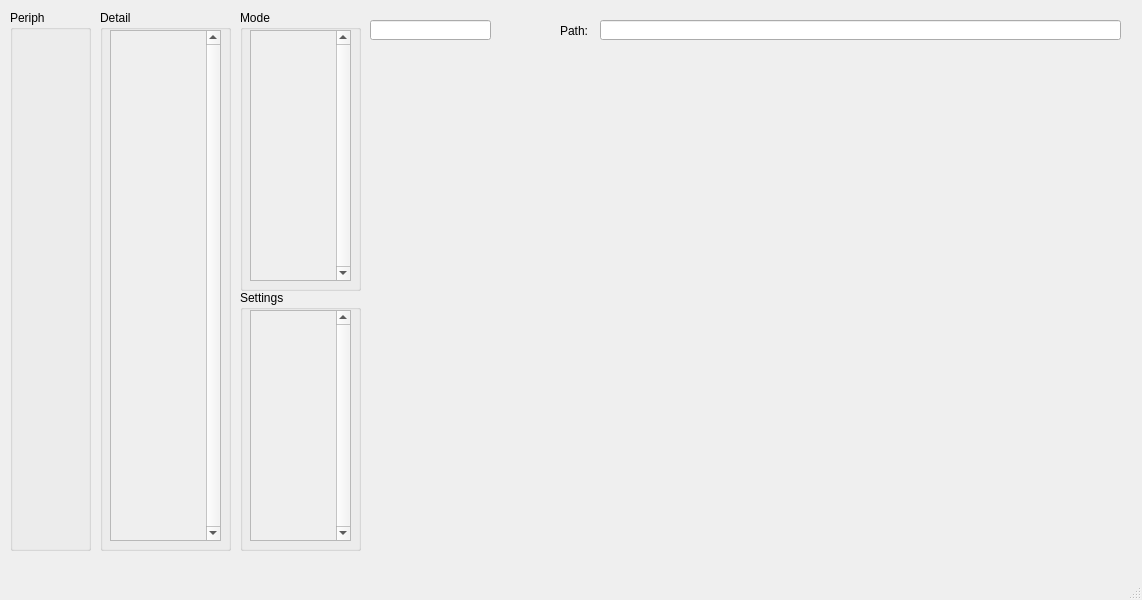
<?xml version="1.0" encoding="UTF-8"?>
<ui version="4.0">
 <class>QubePlus</class>
 <widget class="QMainWindow" name="QubePlus">
  <property name="geometry">
   <rect>
    <x>0</x>
    <y>0</y>
    <width>1142</width>
    <height>600</height>
   </rect>
  </property>
  <property name="windowTitle">
   <string>QubePlus</string>
  </property>
  <widget class="QWidget" name="centralwidget">
   <widget class="QGroupBox" name="GB_Periph">
    <property name="geometry">
     <rect>
      <x>10</x>
      <y>10</y>
      <width>81</width>
      <height>541</height>
     </rect>
    </property>
    <property name="title">
     <string>Periph</string>
    </property>
   </widget>
   <widget class="QGroupBox" name="GB_Detail">
    <property name="geometry">
     <rect>
      <x>100</x>
      <y>10</y>
      <width>131</width>
      <height>541</height>
     </rect>
    </property>
    <property name="title">
     <string>Detail</string>
    </property>
    <widget class="QScrollArea" name="SA_Detail">
     <property name="geometry">
      <rect>
       <x>10</x>
       <y>20</y>
       <width>111</width>
       <height>511</height>
      </rect>
     </property>
     <property name="verticalScrollBarPolicy">
      <enum>Qt::ScrollBarAlwaysOn</enum>
     </property>
     <property name="widgetResizable">
      <bool>true</bool>
     </property>
     <widget class="QWidget" name="scrollAreaWidgetContents">
      <property name="geometry">
       <rect>
        <x>0</x>
        <y>0</y>
        <width>92</width>
        <height>509</height>
       </rect>
      </property>
     </widget>
    </widget>
   </widget>
   <widget class="QGroupBox" name="GB_Mode">
    <property name="geometry">
     <rect>
      <x>240</x>
      <y>10</y>
      <width>121</width>
      <height>281</height>
     </rect>
    </property>
    <property name="title">
     <string>Mode</string>
    </property>
    <widget class="QScrollArea" name="SA_Mode">
     <property name="geometry">
      <rect>
       <x>10</x>
       <y>20</y>
       <width>101</width>
       <height>251</height>
      </rect>
     </property>
     <property name="verticalScrollBarPolicy">
      <enum>Qt::ScrollBarAlwaysOn</enum>
     </property>
     <property name="widgetResizable">
      <bool>true</bool>
     </property>
     <widget class="QWidget" name="scrollAreaWidgetContents_2">
      <property name="geometry">
       <rect>
        <x>0</x>
        <y>0</y>
        <width>82</width>
        <height>249</height>
       </rect>
      </property>
     </widget>
    </widget>
   </widget>
   <widget class="QGroupBox" name="GB_Settings">
    <property name="geometry">
     <rect>
      <x>240</x>
      <y>290</y>
      <width>121</width>
      <height>261</height>
     </rect>
    </property>
    <property name="title">
     <string>Settings</string>
    </property>
    <widget class="QScrollArea" name="SA_Settings">
     <property name="geometry">
      <rect>
       <x>10</x>
       <y>20</y>
       <width>101</width>
       <height>231</height>
      </rect>
     </property>
     <property name="verticalScrollBarPolicy">
      <enum>Qt::ScrollBarAlwaysOn</enum>
     </property>
     <property name="widgetResizable">
      <bool>true</bool>
     </property>
     <widget class="QWidget" name="scrollAreaWidgetContents_3">
      <property name="geometry">
       <rect>
        <x>0</x>
        <y>0</y>
        <width>82</width>
        <height>229</height>
       </rect>
      </property>
     </widget>
    </widget>
   </widget>
   <widget class="QLineEdit" name="LE_openProject">
    <property name="geometry">
     <rect>
      <x>600</x>
      <y>20</y>
      <width>521</width>
      <height>20</height>
     </rect>
    </property>
    <property name="readOnly">
     <bool>true</bool>
    </property>
   </widget>
   <widget class="QLineEdit" name="LE_MCU">
    <property name="enabled">
     <bool>true</bool>
    </property>
    <property name="geometry">
     <rect>
      <x>370</x>
      <y>20</y>
      <width>121</width>
      <height>20</height>
     </rect>
    </property>
    <property name="readOnly">
     <bool>true</bool>
    </property>
   </widget>
   <widget class="QLabel" name="label">
    <property name="geometry">
     <rect>
      <x>560</x>
      <y>20</y>
      <width>31</width>
      <height>21</height>
     </rect>
    </property>
    <property name="text">
     <string>Path:</string>
    </property>
   </widget>
  </widget>
  <widget class="QMenuBar" name="menubar">
   <property name="geometry">
    <rect>
     <x>0</x>
     <y>0</y>
     <width>1142</width>
     <height>21</height>
    </rect>
   </property>
  </widget>
  <widget class="QStatusBar" name="statusbar"/>
 </widget>
 <resources/>
 <connections/>
</ui>
